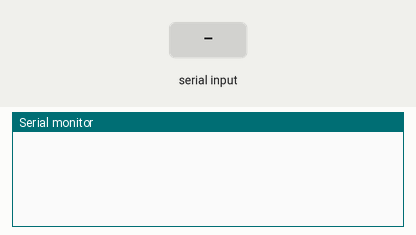
The sketch below on a simulated Arduino Uno, built with avr-gcc and run on an emulated ATmega328P. Parts: the last lines printed to the serial monitor. Inputs (shaded band) come from the test bench.

Above: at 1.2 s.
1.3 s: "D" received over Serial
At 2.5 s:
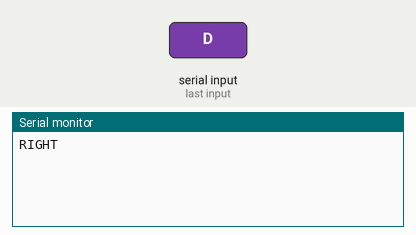
2.8 s: "A" received over Serial
At 3.6 s:
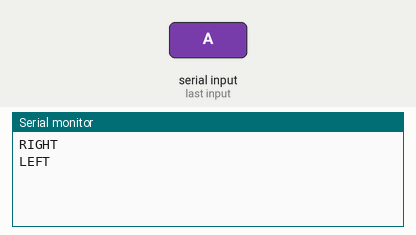
4.3 s: "S" received over Serial
At 4.8 s:
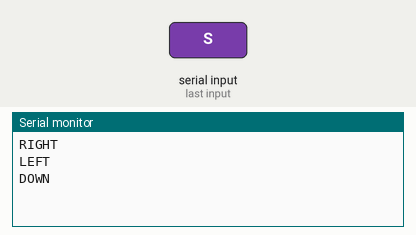
5.8 s: "W" received over Serial
At 7.1 s:
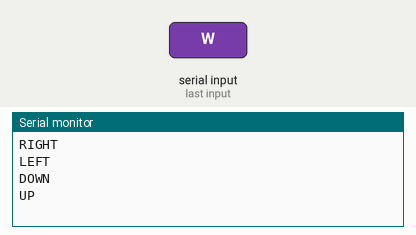

Measured:
- after the input at 1.3 s, the serial monitor: prints a new line at once (image 1)
- after the input at 2.8 s, the serial monitor: prints a new line at once (image 2)
- after the input at 4.3 s, the serial monitor: prints a new line at once (image 3)
- after the input at 5.8 s, the serial monitor: prints a new line at once (image 4)

The sketch:

keyboardLearn.ino
```cpp
int counter = 0; // Counter variable

void setup() {
  Serial.begin(115200); // Initialize serial communication at 115200 baud rate
}

void loop() {
  // Read any available serial input
  //Serial.println(Serial.available());
  if (Serial.available() > 0) {
    char incomingByte = Serial.read();
    if (incomingByte == 'D') {
      counter++; // Increment counter when 'D' is received
      Serial.println("RIGHT");
    }
    if (incomingByte == 'A') {
      counter++; // Increment counter when 'D' is received
      Serial.println("LEFT");
    }
    if (incomingByte == 'S') {
      counter++; // Increment counter when 'D' is received
      Serial.println("DOWN");
    }
    if (incomingByte == 'W') {
      counter++; // Increment counter when 'D' is received
      Serial.println("UP");
    }
  }
}
```
